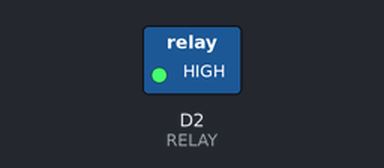
The sketch below on a simulated ESP8266 (NodeMCU). Shown: switched loads named in the sketch (green lamp = pin HIGH). Dashed ring = blinking.

Above: at 0.2 s.
Timing chart, 0 to 3.0 s (numbered marks = the images above):
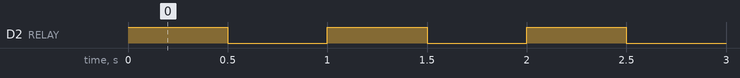

Measured:
- by itself, D2 (RELAY): alternates HIGH for 0.50 s and LOW for 0.50 s

The sketch:

4.ino
```cpp
/*This program is used to test the wiring of a relay
 * It should cycle throw on and off
 *
 *Esquematics are apresented in this folder with the
 *same name as the code file(they work both on arduino
 *and nodemcu).
 *
 *
 *Made by: Diogo Valdrez
 *Setember 2021
 *
 *https://github.com/DiogoValdrez
*/

#define RELAY D2

void setup() {
  pinMode(RELAY, OUTPUT);
}

void loop() {
  digitalWrite(RELAY, HIGH);
  delay(500);
  digitalWrite(RELAY, LOW);
  delay(500);
}
```
